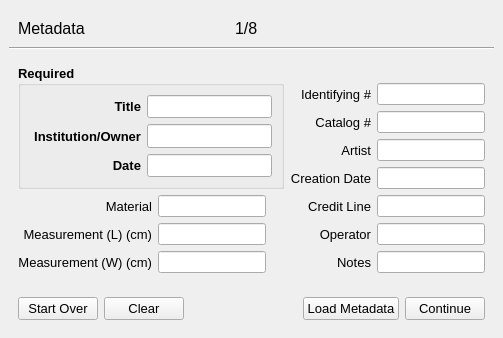
          <widget class="QWidget" name="metadataOp">
           <layout class="QVBoxLayout" name="verticalLayout_7">
            <property name="leftMargin">
             <number>0</number>
            </property>
            <property name="topMargin">
             <number>0</number>
            </property>
            <property name="rightMargin">
             <number>0</number>
            </property>
            <property name="bottomMargin">
             <number>0</number>
            </property>
            <item>
             <widget class="QWidget" name="metadataWidget" native="true">
              <layout class="QVBoxLayout" name="verticalLayout_5">
               <item>
                <widget class="QWidget" name="metadataInfoBar" native="true">
                 <property name="sizePolicy">
                  <sizepolicy hsizetype="Preferred" vsizetype="Preferred">
                   <horstretch>0</horstretch>
                   <verstretch>1</verstretch>
                  </sizepolicy>
                 </property>
                 <layout class="QHBoxLayout" name="horizontalLayout_2">
                  <property name="bottomMargin">
                   <number>3</number>
                  </property>
                  <item>
                   <widget class="QLabel" name="metadataPageTitle">
                    <property name="sizePolicy">
                     <sizepolicy hsizetype="Preferred" vsizetype="Preferred">
                      <horstretch>1</horstretch>
                      <verstretch>0</verstretch>
                     </sizepolicy>
                    </property>
                    <property name="font">
                     <font>
                      <pointsize>12</pointsize>
                     </font>
                    </property>
                    <property name="text">
                     <string>Metadata</string>
                    </property>
                   </widget>
                  </item>
                  <item>
                   <widget class="QLabel" name="metadataPageNum">
                    <property name="sizePolicy">
                     <sizepolicy hsizetype="Preferred" vsizetype="Preferred">
                      <horstretch>1</horstretch>
                      <verstretch>0</verstretch>
                     </sizepolicy>
                    </property>
                    <property name="font">
                     <font>
                      <pointsize>12</pointsize>
                     </font>
                    </property>
                    <property name="text">
                     <string>1/8</string>
                    </property>
                   </widget>
                  </item>
                  <item>
                   <spacer name="horizontalSpacer">
                    <property name="orientation">
                     <enum>Qt::Horizontal</enum>
                    </property>
                    <property name="sizeHint" stdset="0">
                     <size>
                      <width>40</width>
                      <height>20</height>
                     </size>
                    </property>
                   </spacer>
                  </item>
                 </layout>
                </widget>
               </item>
               <item>
                <widget class="Line" name="line">
                 <property name="orientation">
                  <enum>Qt::Horizontal</enum>
                 </property>
                </widget>
               </item>
               <item>
                <widget class="QWidget" name="metadataMainWidget" native="true">
                 <property name="sizePolicy">
                  <sizepolicy hsizetype="Preferred" vsizetype="Preferred">
                   <horstretch>0</horstretch>
                   <verstretch>10</verstretch>
                  </sizepolicy>
                 </property>
                 <layout class="QVBoxLayout" name="verticalLayout_8">
                  <property name="leftMargin">
                   <number>0</number>
                  </property>
                  <property name="topMargin">
                   <number>0</number>
                  </property>
                  <property name="rightMargin">
                   <number>0</number>
                  </property>
                  <property name="bottomMargin">
                   <number>0</number>
                  </property>
                  <item>
                   <widget class="QWidget" name="metadataMain" native="true">
                    <property name="sizePolicy">
                     <sizepolicy hsizetype="Preferred" vsizetype="Preferred">
                      <horstretch>0</horstretch>
                      <verstretch>8</verstretch>
                     </sizepolicy>
                    </property>
                    <layout class="QGridLayout" name="gridLayout_22">
                     <item row="15" column="1">
                      <widget class="QLineEdit" name="materialInput">
                       <property name="sizePolicy">
                        <sizepolicy hsizetype="Expanding" vsizetype="Expanding">
                         <horstretch>0</horstretch>
                         <verstretch>0</verstretch>
                        </sizepolicy>
                       </property>
                      </widget>
                     </item>
                     <item row="16" column="7">
                      <widget class="QLineEdit" name="operatorInput">
                       <property name="sizePolicy">
                        <sizepolicy hsizetype="Expanding" vsizetype="Expanding">
                         <horstretch>0</horstretch>
                         <verstretch>0</verstretch>
                        </sizepolicy>
                       </property>
                      </widget>
                     </item>
                     <item row="17" column="7">
                      <widget class="QLineEdit" name="notesInput">
                       <property name="sizePolicy">
                        <sizepolicy hsizetype="Expanding" vsizetype="Expanding">
                         <horstretch>0</horstretch>
                         <verstretch>0</verstretch>
                        </sizepolicy>
                       </property>
                      </widget>
                     </item>
                     <item row="15" column="0">
                      <widget class="QLabel" name="materialLabel">
                       <property name="font">
                        <font>
                         <pointsize>10</pointsize>
                        </font>
                       </property>
                       <property name="layoutDirection">
                        <enum>Qt::LeftToRight</enum>
                       </property>
                       <property name="text">
                        <string>Material</string>
                       </property>
                       <property name="alignment">
                        <set>Qt::AlignRight|Qt::AlignTrailing|Qt::AlignVCenter</set>
                       </property>
                      </widget>
                     </item>
                     <item row="16" column="1">
                      <widget class="QLineEdit" name="measurementLInput">
                       <property name="sizePolicy">
                        <sizepolicy hsizetype="Expanding" vsizetype="Expanding">
                         <horstretch>0</horstretch>
                         <verstretch>0</verstretch>
                        </sizepolicy>
                       </property>
                      </widget>
                     </item>
                     <item row="3" column="7">
                      <widget class="QLineEdit" name="identifyingNumberInput">
                       <property name="sizePolicy">
                        <sizepolicy hsizetype="Expanding" vsizetype="Expanding">
                         <horstretch>0</horstretch>
                         <verstretch>0</verstretch>
                        </sizepolicy>
                       </property>
                      </widget>
                     </item>
                     <item row="16" column="0">
                      <widget class="QLabel" name="measurementLLabel">
                       <property name="font">
                        <font>
                         <pointsize>10</pointsize>
                        </font>
                       </property>
                       <property name="layoutDirection">
                        <enum>Qt::LeftToRight</enum>
                       </property>
                       <property name="text">
                        <string>Measurement (L) (cm)</string>
                       </property>
                       <property name="alignment">
                        <set>Qt::AlignRight|Qt::AlignTrailing|Qt::AlignVCenter</set>
                       </property>
                      </widget>
                     </item>
                     <item row="17" column="1">
                      <widget class="QLineEdit" name="measurementWInput">
                       <property name="sizePolicy">
                        <sizepolicy hsizetype="Expanding" vsizetype="Expanding">
                         <horstretch>0</horstretch>
                         <verstretch>0</verstretch>
                        </sizepolicy>
                       </property>
                      </widget>
                     </item>
                     <item row="17" column="0">
                      <widget class="QLabel" name="measurementWLabel">
                       <property name="font">
                        <font>
                         <pointsize>10</pointsize>
                        </font>
                       </property>
                       <property name="layoutDirection">
                        <enum>Qt::LeftToRight</enum>
                       </property>
                       <property name="text">
                        <string>Measurement (W) (cm)</string>
                       </property>
                       <property name="alignment">
                        <set>Qt::AlignRight|Qt::AlignTrailing|Qt::AlignVCenter</set>
                       </property>
                      </widget>
                     </item>
                     <item row="5" column="6">
                      <widget class="QLabel" name="artistLabel">
                       <property name="font">
                        <font>
                         <pointsize>10</pointsize>
                        </font>
                       </property>
                       <property name="layoutDirection">
                        <enum>Qt::LeftToRight</enum>
                       </property>
                       <property name="text">
                        <string>Artist</string>
                       </property>
                       <property name="alignment">
                        <set>Qt::AlignRight|Qt::AlignTrailing|Qt::AlignVCenter</set>
                       </property>
                      </widget>
                     </item>
                     <item row="17" column="6">
                      <widget class="QLabel" name="notesLabel">
                       <property name="font">
                        <font>
                         <pointsize>10</pointsize>
                        </font>
                       </property>
                       <property name="layoutDirection">
                        <enum>Qt::LeftToRight</enum>
                       </property>
                       <property name="text">
                        <string>Notes</string>
                       </property>
                       <property name="alignment">
                        <set>Qt::AlignRight|Qt::AlignTrailing|Qt::AlignVCenter</set>
                       </property>
                      </widget>
                     </item>
                     <item row="4" column="6">
                      <widget class="QLabel" name="catalogNumberLabel">
                       <property name="font">
                        <font>
                         <pointsize>10</pointsize>
                        </font>
                       </property>
                       <property name="layoutDirection">
                        <enum>Qt::LeftToRight</enum>
                       </property>
                       <property name="text">
                        <string>Catalog #</string>
                       </property>
                       <property name="alignment">
                        <set>Qt::AlignRight|Qt::AlignTrailing|Qt::AlignVCenter</set>
                       </property>
                      </widget>
                     </item>
                     <item row="5" column="7">
                      <widget class="QLineEdit" name="artistInput">
                       <property name="sizePolicy">
                        <sizepolicy hsizetype="Expanding" vsizetype="Expanding">
                         <horstretch>0</horstretch>
                         <verstretch>0</verstretch>
                        </sizepolicy>
                       </property>
                      </widget>
                     </item>
                     <item row="15" column="7">
                      <widget class="QLineEdit" name="creditLineInput">
                       <property name="sizePolicy">
                        <sizepolicy hsizetype="Expanding" vsizetype="Expanding">
                         <horstretch>0</horstretch>
                         <verstretch>0</verstretch>
                        </sizepolicy>
                       </property>
                      </widget>
                     </item>
                     <item row="15" column="6">
                      <widget class="QLabel" name="creditLineLabel">
                       <property name="font">
                        <font>
                         <pointsize>10</pointsize>
                        </font>
                       </property>
                       <property name="layoutDirection">
                        <enum>Qt::LeftToRight</enum>
                       </property>
                       <property name="text">
                        <string>Credit Line</string>
                       </property>
                       <property name="alignment">
                        <set>Qt::AlignRight|Qt::AlignTrailing|Qt::AlignVCenter</set>
                       </property>
                      </widget>
                     </item>
                     <item row="16" column="6">
                      <widget class="QLabel" name="operatorLabel">
                       <property name="font">
                        <font>
                         <pointsize>10</pointsize>
                        </font>
                       </property>
                       <property name="layoutDirection">
                        <enum>Qt::LeftToRight</enum>
                       </property>
                       <property name="text">
                        <string>Operator</string>
                       </property>
                       <property name="alignment">
                        <set>Qt::AlignRight|Qt::AlignTrailing|Qt::AlignVCenter</set>
                       </property>
                      </widget>
                     </item>
                     <item row="6" column="7">
                      <widget class="QLineEdit" name="creationDateInput">
                       <property name="sizePolicy">
                        <sizepolicy hsizetype="Expanding" vsizetype="Expanding">
                         <horstretch>0</horstretch>
                         <verstretch>0</verstretch>
                        </sizepolicy>
                       </property>
                      </widget>
                     </item>
                     <item row="4" column="7">
                      <widget class="QLineEdit" name="catalogNumberInput">
                       <property name="sizePolicy">
                        <sizepolicy hsizetype="Expanding" vsizetype="Expanding">
                         <horstretch>0</horstretch>
                         <verstretch>0</verstretch>
                        </sizepolicy>
                       </property>
                      </widget>
                     </item>
                     <item row="3" column="6">
                      <widget class="QLabel" name="identifyingNumberLabel">
                       <property name="font">
                        <font>
                         <pointsize>10</pointsize>
                        </font>
                       </property>
                       <property name="layoutDirection">
                        <enum>Qt::LeftToRight</enum>
                       </property>
                       <property name="text">
                        <string>Identifying #</string>
                       </property>
                       <property name="alignment">
                        <set>Qt::AlignRight|Qt::AlignTrailing|Qt::AlignVCenter</set>
                       </property>
                      </widget>
                     </item>
                     <item row="6" column="6">
                      <widget class="QLabel" name="creationDateLabel">
                       <property name="font">
                        <font>
                         <pointsize>10</pointsize>
                        </font>
                       </property>
                       <property name="layoutDirection">
                        <enum>Qt::LeftToRight</enum>
                       </property>
                       <property name="text">
                        <string>Creation Date</string>
                       </property>
                       <property name="alignment">
                        <set>Qt::AlignRight|Qt::AlignTrailing|Qt::AlignVCenter</set>
                       </property>
                      </widget>
                     </item>
                     <item row="0" column="0" rowspan="7" colspan="5">
                      <widget class="QGroupBox" name="requiredGroupBox">
                       <property name="sizePolicy">
                        <sizepolicy hsizetype="Preferred" vsizetype="Expanding">
                         <horstretch>0</horstretch>
                         <verstretch>0</verstretch>
                        </sizepolicy>
                       </property>
                       <property name="font">
                        <font>
                         <pointsize>10</pointsize>
                         <bold>true</bold>
                        </font>
                       </property>
                       <property name="title">
                        <string>Required</string>
                       </property>
                       <layout class="QGridLayout" name="gridLayout_23">
                        <item row="0" column="0">
                         <widget class="QLabel" name="titleLabel">
                          <property name="sizePolicy">
                           <sizepolicy hsizetype="Expanding" vsizetype="Preferred">
                            <horstretch>0</horstretch>
                            <verstretch>0</verstretch>
                           </sizepolicy>
                          </property>
                          <property name="font">
                           <font>
                            <pointsize>10</pointsize>
                            <bold>true</bold>
                           </font>
                          </property>
                          <property name="styleSheet">
                           <string notr="true"/>
                          </property>
                          <property name="text">
                           <string>Title</string>
                          </property>
                          <property name="alignment">
                           <set>Qt::AlignRight|Qt::AlignTrailing|Qt::AlignVCenter</set>
                          </property>
                         </widget>
                        </item>
                        <item row="0" column="1">
                         <widget class="QLineEdit" name="titleInput">
                          <property name="sizePolicy">
                           <sizepolicy hsizetype="Expanding" vsizetype="Expanding">
                            <horstretch>0</horstretch>
                            <verstretch>0</verstretch>
                           </sizepolicy>
                          </property>
                         </widget>
                        </item>
                        <item row="1" column="0">
                         <widget class="QLabel" name="institutionOrOwnerLabel">
                          <property name="sizePolicy">
                           <sizepolicy hsizetype="Expanding" vsizetype="Preferred">
                            <horstretch>0</horstretch>
                            <verstretch>0</verstretch>
                           </sizepolicy>
                          </property>
                          <property name="font">
                           <font>
                            <pointsize>10</pointsize>
                            <bold>true</bold>
                           </font>
                          </property>
                          <property name="text">
                           <string>Institution/Owner</string>
                          </property>
                          <property name="alignment">
                           <set>Qt::AlignRight|Qt::AlignTrailing|Qt::AlignVCenter</set>
                          </property>
                         </widget>
                        </item>
                        <item row="1" column="1">
                         <widget class="QLineEdit" name="institutionOrOwnerInput">
                          <property name="sizePolicy">
                           <sizepolicy hsizetype="Expanding" vsizetype="Expanding">
                            <horstretch>0</horstretch>
                            <verstretch>0</verstretch>
                           </sizepolicy>
                          </property>
                         </widget>
                        </item>
                        <item row="2" column="0">
                         <widget class="QLabel" name="dateLabel">
                          <property name="sizePolicy">
                           <sizepolicy hsizetype="Expanding" vsizetype="Preferred">
                            <horstretch>0</horstretch>
                            <verstretch>0</verstretch>
                           </sizepolicy>
                          </property>
                          <property name="font">
                           <font>
                            <pointsize>10</pointsize>
                            <bold>true</bold>
                           </font>
                          </property>
                          <property name="text">
                           <string>Date</string>
                          </property>
                          <property name="alignment">
                           <set>Qt::AlignRight|Qt::AlignTrailing|Qt::AlignVCenter</set>
                          </property>
                         </widget>
                        </item>
                        <item row="2" column="1">
                         <widget class="QLineEdit" name="dateInput">
                          <property name="sizePolicy">
                           <sizepolicy hsizetype="Expanding" vsizetype="Expanding">
                            <horstretch>0</horstretch>
                            <verstretch>0</verstretch>
                           </sizepolicy>
                          </property>
                         </widget>
                        </item>
                       </layout>
                      </widget>
                     </item>
                    </layout>
                   </widget>
                  </item>
                  <item>
                   <widget class="QWidget" name="metadataActionBar" native="true">
                    <property name="sizePolicy">
                     <sizepolicy hsizetype="Preferred" vsizetype="Preferred">
                      <horstretch>0</horstretch>
                      <verstretch>1</verstretch>
                     </sizepolicy>
                    </property>
                    <layout class="QHBoxLayout" name="horizontalLayout_3">
                     <item>
                      <widget class="QPushButton" name="metadataStartOverButton">
                       <property name="font">
                        <font>
                         <pointsize>10</pointsize>
                        </font>
                       </property>
                       <property name="text">
                        <string>Start Over</string>
                       </property>
                      </widget>
                     </item>
                     <item>
                      <widget class="QPushButton" name="metadataClearButton">
                       <property name="font">
                        <font>
                         <pointsize>10</pointsize>
                        </font>
                       </property>
                       <property name="text">
                        <string>Clear</string>
                       </property>
                      </widget>
                     </item>
                     <item>
                      <spacer name="horizontalSpacer_2">
                       <property name="orientation">
                        <enum>Qt::Horizontal</enum>
                       </property>
                       <property name="sizeHint" stdset="0">
                        <size>
                         <width>40</width>
                         <height>20</height>
                        </size>
                       </property>
                      </spacer>
                     </item>
                     <item>
                      <widget class="QPushButton" name="loadMetaDataButton">
                       <property name="font">
                        <font>
                         <pointsize>10</pointsize>
                        </font>
                       </property>
                       <property name="text">
                        <string>Load Metadata</string>
                       </property>
                      </widget>
                     </item>
                     <item>
                      <widget class="QPushButton" name="metadataContinueButton">
                       <property name="font">
                        <font>
                         <pointsize>10</pointsize>
                        </font>
                       </property>
                       <property name="text">
                        <string>Continue</string>
                       </property>
                      </widget>
                     </item>
                    </layout>
                   </widget>
                  </item>
                 </layout>
                </widget>
               </item>
              </layout>
             </widget>
            </item>
           </layout>
          </widget>
